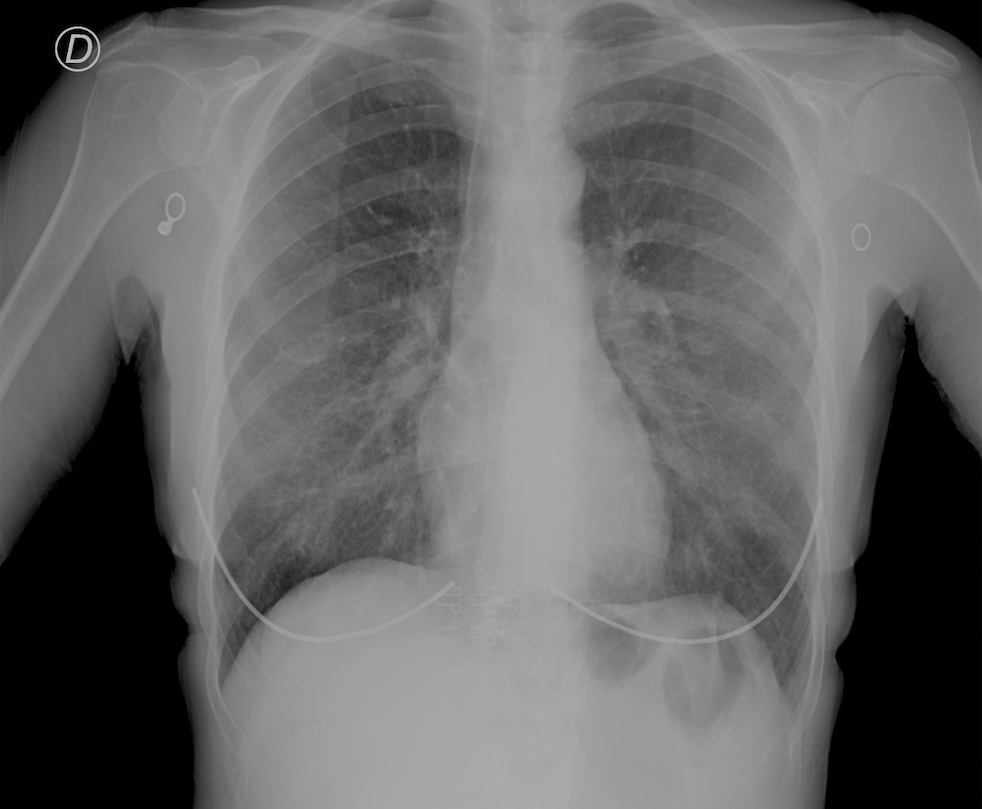
#> input picture Images/fourPositive.png, 982 x 809 px, found by its file name; its folder holds only this picture in this run
$ jupyter execute roi4.ipynb   (older library calls are emulated)
#> lines starting #> are read from the running program, lines starting #| are printed output that depends on the picture
[cell 1]
#The testing image naturally has a grey linein the middle


from PIL import Image, ImageOps
import numpy as np
from pathlib import Path
import matplotlib.pyplot as plt
import pickle
import time
import os
import random


mod_path = Path("/Volumes/Sans/ROI") #Path(__file__).parent. This is specific to my computer. You can get this same result by running a python program in the same directory, and saying: print(Path(__file__).parent)


secondDict = 0 #Whether the program is writing to the second dictionary or not

input_dirImage = os.listdir((mod_path / "Images").resolve())
imput_dirGround = os.listdir((mod_path / "groundTruth").resolve())
len_images = len(input_dirImage)
size = (32,32) #Size of the ROI
fitSize = (900,800) #Size to change the original Image to before ROI
start_time = time.time() #starting the timer

dictionary = dict()
dictionary['image'] = []#Array that holds the ROI grayscale values
dictionary['ground'] = []#Array that holds the ROI groundtruth true or false values

dictionary2 = dict()
dictionary2['image'] = []#Array that holds the ROI grayscale values
dictionary2['ground'] = []#Array that holds the ROI groundtruth true or false values

dictionary3 = dict()
dictionary3['image'] = []#Array that holds the ROI grayscale values
dictionary3['ground'] = []#Array that holds the ROI groundtruth true or false values

dictionary3 = dict()
dictionary3['image'] = []#Array that holds the ROI grayscale values
dictionary3['ground'] = []#Array that holds the ROI groundtruth true or false values

dictionary4 = dict()
dictionary4['image'] = []#Array that holds the ROI grayscale values
dictionary4['ground'] = []#Array that holds the ROI groundtruth true or false values

dictionary5 = dict()
dictionary5['image'] = []#Array that holds the ROI grayscale values
dictionary5['ground'] = []#Array that holds the ROI groundtruth true or false values

dictionaryTest = dict()
dictionaryTest['image'] = []#Array that holds the ROI grayscale values
dictionaryTest['ground'] = []#Array that holds the ROI groundtruth true or false values

for image in input_dirImage[0:len_images]:

    if image == '.DS_Store':
        continue

    # parent_path = Path(__file__).parent

    secondDirImage = (mod_path / "Images" / image).resolve() #Path of the covid image
    secondDirGround = groundTruthDir = (mod_path / "groundTruth" / "fourPositive_b&w.tif").resolve() #Path of the ground truth

    image = Image.open(str(secondDirImage))
#> image is the input picture: PIL image 982x809 RGBA; mean R, G, B, A 101.7, 101.7, 101.7, 255
    ground = Image.open(str(secondDirGround))
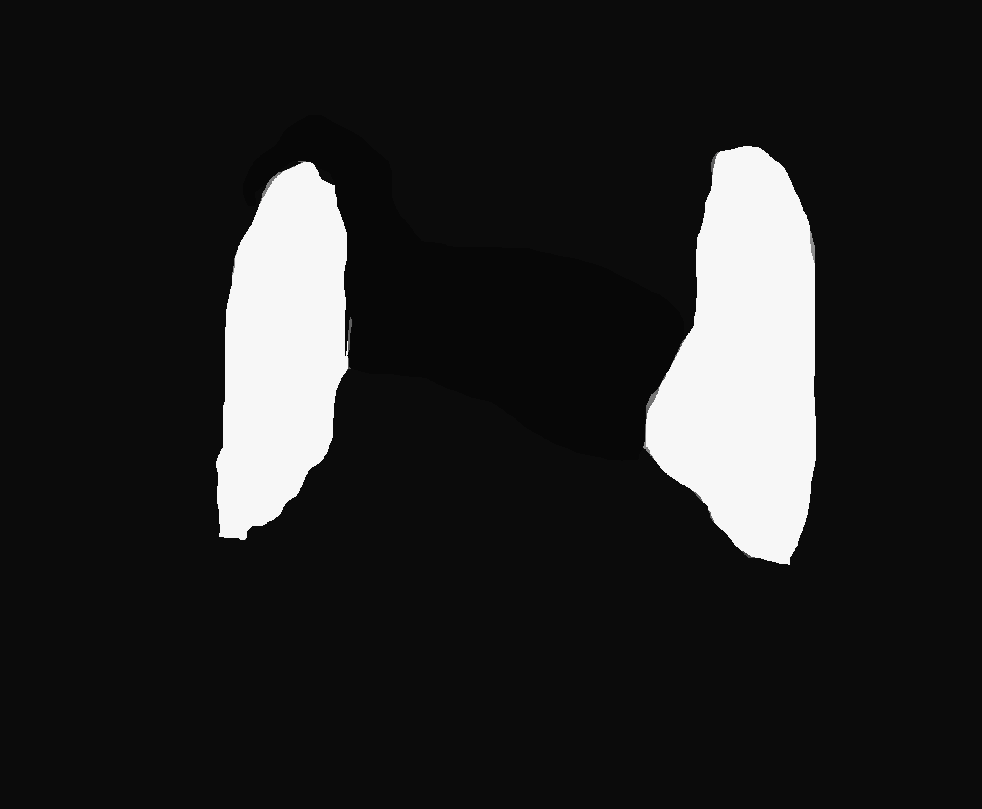
#> input picture groundTruth/fourPositive_b&w.tif, 982 x 809 px, found by its file name
#> ground is the input picture: PIL image 982x809 RGB; mean R, G, B 35.9, 35.9, 35.9

    image = ImageOps.fit(image, fitSize, Image.ANTIALIAS)
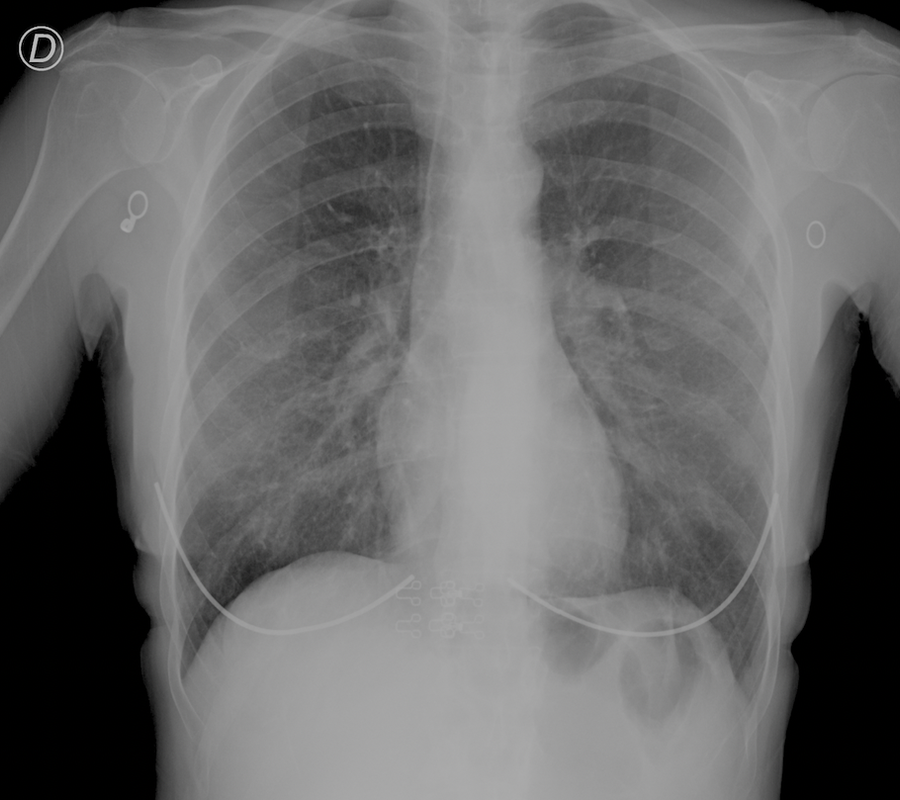
#> image: PIL image 900x800 RGBA; mean R, G, B, A 105.8, 105.8, 105.8, 255
    ground = ImageOps.fit(ground, fitSize, Image.ANTIALIAS)
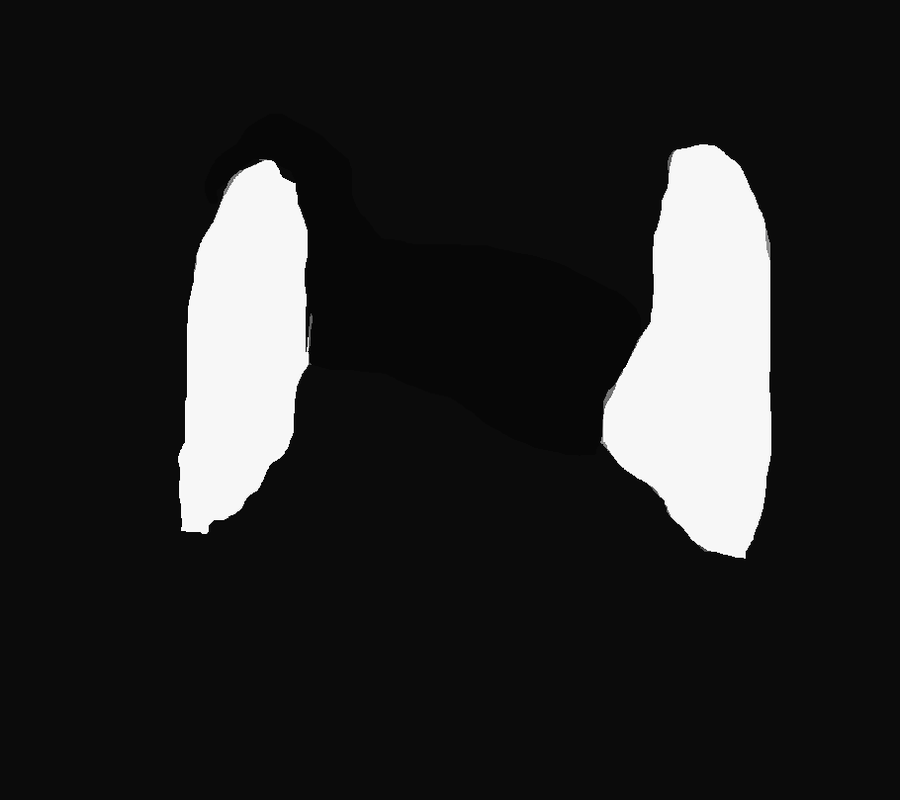
#> ground: PIL image 900x800 RGB; mean R, G, B 37.9, 37.9, 37.9


    xBias = 0
    yBias = 0

    while(yBias + size[1] <= fitSize[1]):
        crop_rectangle = (xBias, yBias, xBias + size[0], yBias + size[1])


        tempGround  = np.mean(np.array(ground.crop(crop_rectangle)),axis = 2)

        # [4 lines of commented-out code are left out]

        count = 0
        # [8 lines of commented-out code are left out]
        tempGround[tempGround<50.0] = False
        tempGround[tempGround>240.0] = True  #All values greater than 240 become true. Are in this order because otherwise

        # print(tempGround.shape)

        # print(np.count_nonzero(tempGround))
        if secondDict == 0:
            dictionary['image'].append(np.mean(np.array(image.crop(crop_rectangle)),axis = 2))

            dictionary['ground'].append(1 if tempGround[tempGround.shape[0]//2][tempGround.shape[1]//2] == True else 0)

            if len(dictionary['image']) > (fitSize[1]-size[1]) * (fitSize[0] - size[0])/6:
                secondDict = 1
                print("yoop")
        elif secondDict == 1:
            dictionary2['image'].append(np.mean(np.array(image.crop(crop_rectangle)),axis = 2))

            dictionary2['ground'].append(1 if tempGround[tempGround.shape[0]//2][tempGround.shape[1]//2] == True else 0)

            if len(dictionary2['image']) > (fitSize[1]-size[1]) * (fitSize[0] - size[0])/6:
                secondDict = 2
                print("yoop")
        elif secondDict == 2:
            dictionary3['image'].append(np.mean(np.array(image.crop(crop_rectangle)),axis = 2))

            dictionary3['ground'].append(1 if tempGround[tempGround.shape[0]//2][tempGround.shape[1]//2] == True else 0)

            if len(dictionary3['image']) > (fitSize[1]-size[1]) * (fitSize[0] - size[0])/6:
                secondDict = 3
                print("yoop")
        elif secondDict == 3:
            dictionary4['image'].append(np.mean(np.array(image.crop(crop_rectangle)),axis = 2))

            dictionary4['ground'].append(1 if tempGround[tempGround.shape[0]//2][tempGround.shape[1]//2] == True else 0)

            if len(dictionary4['image']) > (fitSize[1]-size[1]) * (fitSize[0] - size[0])/6:
                secondDict = 4
                print("yoop")
        elif secondDict == 4:
            dictionary5['image'].append(np.mean(np.array(image.crop(crop_rectangle)),axis = 2))

            dictionary5['ground'].append(1 if tempGround[tempGround.shape[0]//2][tempGround.shape[1]//2] == True else 0)

            if len(dictionary5['image']) > (fitSize[1]-size[1]) * (fitSize[0] - size[0])/6:
                secondDict = 6
                print("yoop")
        else:
            dictionaryTest['image'].append(np.mean(np.array(image.crop(crop_rectangle)),axis = 2))

            dictionaryTest['ground'].append(1 if tempGround[tempGround.shape[0]//2][tempGround.shape[1]//2] == True else 0)


        # [8 lines of commented-out code are left out]


        if(xBias + size[0] == fitSize[0]): #Only need to check the image's status, as the image and the ground have the same dimensions
            yBias += 1
            xBias = 0
            # print("dang")
        else:
            xBias +=1

totalDictionary = [dictionary,dictionary2,dictionary3,dictionary4,dictionary5]

combinedDictionary = dict()
combinedDictionary['image'] = []
combinedDictionary['ground'] = []

for dicts in totalDictionary:
    for i in range(0,len(dicts["image"]),500):
        combinedDictionary['image'].append(dicts["image"][i])
        combinedDictionary['ground'].append(dicts["ground"][i])

revisedTestDictionary = dict()
revisedTestDictionary['image'] = []
revisedTestDictionary['ground'] = []

for i in range(0,len(dictionaryTest),1000):
    revisedTestDictionary['image'].append(dictionaryTest["image"][i])
    revisedTestDictionary['ground'].append(dictionaryTest["ground"][i])


print("yo")
# [10 lines of commented-out code are left out]


import os
os.system('say "Done Done Done Done Done Done Done Done Done Done Done Done Done Done "')

# [6 lines of commented-out code are left out]


print("Process finished --- %s seconds ---" % (time.time() - start_time))

os.system('say "Done Done Done Done Done Done Done Done Done Done Done Done Done Done "')
